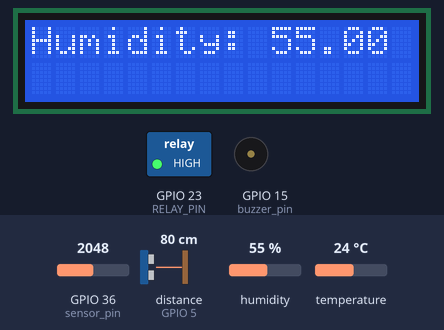
A sketch run on a simulated ESP32. Parts: 16×2 character LCD, switched loads named in the sketch (green lamp = pin HIGH), buzzer (waves = sounding, pin HIGH). Wiring (inferred from the names in the program): ultrasonic range finder: trigger GPIO 2; echo GPIO 5. Inputs (shaded band) come from the test bench; at power-on: GPIO 36 (sensor_pin) = 2048, distance to the obstacle (sensor on GPIO 5) 80 cm, humidity 55 %, temperature 24 °C. The echo pulse lasts 58.3 µs per cm; WiFi joins after 1.5 s; servers stay silent unless stated; pins used as bus, display or sensor lines are not drawn; what the sketch prints to the serial monitor is not drawn.

Above: at 5.1 s.
5.2 s: GPIO 36 (sensor_pin) set to 3205
12.4 s: GPIO 36 (sensor_pin) set to 3348
At 19.7 s:
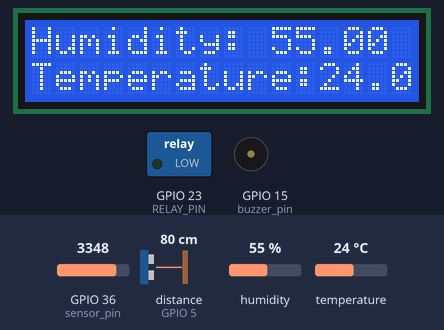
22.5 s: distance to the obstacle (sensor on GPIO 5) set to 11 cm
At 27.0 s:
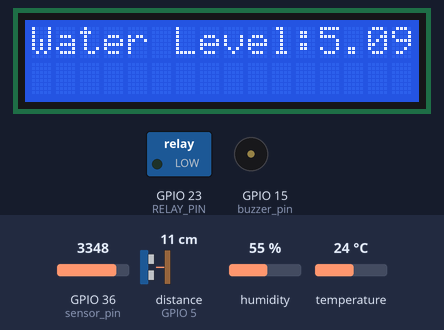
36.2 s: distance to the obstacle (sensor on GPIO 5) set to 8 cm
At 42.6 s:
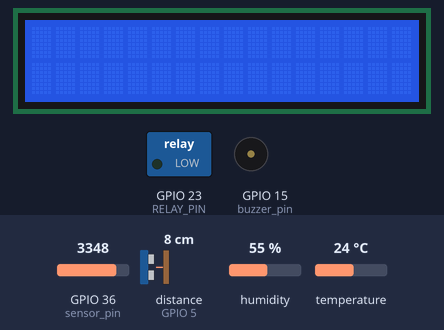
46.7 s: humidity set to 22 %
At 49.1 s:
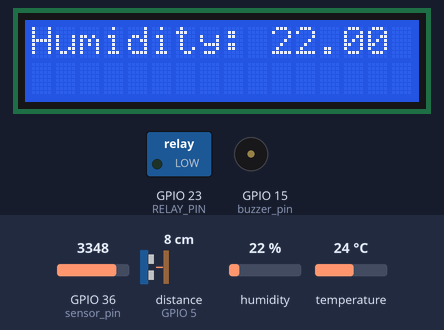
53.4 s: temperature set to 12 °C
At 60.3 s:
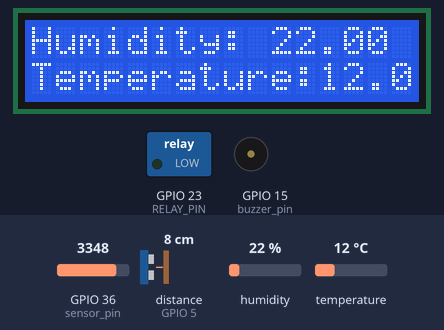
Timing chart, 0 to 61.8 s (numbered marks = the images above; inputs shaded):
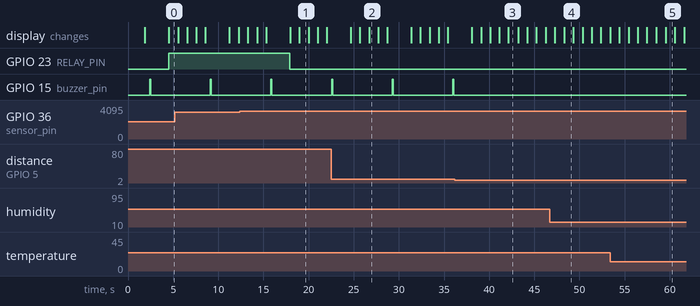

Measured:
- the behaviour switches between 3276 and 3277 on GPIO 36 (sensor_pin) (found by bisection; images 0 and 1)
- the behaviour switches between 10 and 9 cm on distance to the obstacle (sensor on GPIO 5) (found by bisection; images 2 and 3)
- after the input at 12.4 s, GPIO 23 (RELAY_PIN): HIGH → LOW after 5.5 s
- after the input at 36.2 s, GPIO 15 (buzzer_pin): stays LOW (without the input it goes to HIGH after 6.5 s)
- by itself, GPIO 15 (buzzer_pin): alternates HIGH for 0.10 s and LOW for 6.6 s
- what the display in image 1 shows lasts 1.0 s, from 19.0 s to 20.0 s
- what the display in image 3 shows lasts 1.1 s, from 42.1 s to 43.2 s

The sketch:

final_copy_blynk.ino
```cpp
#include "DHT.h"                 // Including the DHT library for DHT sensors
#include <LiquidCrystal_I2C.h>   // Including LCD library
#include <WiFi.h>                // Including the WiFi library
#include <WiFiClient.h>          // Including the WiFiClient library
#include <BlynkSimpleEsp32.h>    // Including the Blynk library for ESP32

// Blynk authentication and template information
#define BLYNK_TEMPLATE_ID "TMPL6aVrGgj9f"
#define BLYNK_TEMPLATE_NAME "Farm"
#define AUTH_TOKEN "L1aLQCpWmfBt2e1MwDXd4segilyGDdTE"

// Constants for calculations
#define SOUND_SPEED 0.034

// Pin definitions
#define DHTPIN 4
#define DHTTYPE DHT11
#define RELAY_PIN 23
#define MOISTURE_PIN 36

// WiFi credentials
char ssid[] = "Joe Mama";
char pass[] = "houa8855";

// Initialize DHT sensor
DHT dht(DHTPIN, DHTTYPE);

// Pin connections
int trigger_pin = 2;
int echo_pin = 5;
int buzzer_pin = 15;
int lcdColumns = 16;
int lcdRows = 2;
long duration;
float distance;
float water_level;
int moisture, sensor_analog;
const int sensor_pin = A0;  /* Soil moisture sensor O/P pin */

// Initialize LCD
LiquidCrystal_I2C lcd(0x27, lcdColumns, lcdRows);

void setup() {
  // Initialize serial communication
  Serial.begin(9600);

  // Connect to Blynk server
  Blynk.begin(AUTH_TOKEN, ssid, pass);

  // Initialize pin modes
  pinMode(trigger_pin, OUTPUT);
  pinMode(echo_pin, INPUT);
  pinMode(buzzer_pin, OUTPUT);
  pinMode(RELAY_PIN, OUTPUT);

  // Initialize DHT sensor
  Serial.println(F("DHTxx test!"));
  dht.begin();

  // Initialize LCD
  lcd.init();
  lcd.backlight(); // Turn on LCD backlight
}

void loop() {
  // Run Blynk
  Blynk.run();

  // Wait a few seconds between measurements
  delay(500);

  // Read temperature and humidity from DHT sensor
  float humidity = dht.readHumidity();
  float temperature = dht.readTemperature();

  // Check if DHT readings are valid
  if (isnan(humidity) || isnan(temperature)) {
    Serial.println(F("Failed to read from DHT sensor!"));
    return;
  }

  // Print humidity and temperature readings
  Serial.print("Current Humidity: ");
  Serial.print(humidity);
  Serial.print("%  Current Temperature: ");
  Serial.print(temperature);
  Serial.println("°C ");

  // Send humidity and temperature readings to Blynk
  Blynk.virtualWrite(V0, humidity);
  Blynk.virtualWrite(V2, temperature);

  // Ultrasonic sensor measurements
  digitalWrite(trigger_pin, HIGH);
  delayMicroseconds(10);
  digitalWrite(trigger_pin, LOW);
  duration = pulseIn(echo_pin, HIGH);
  distance = duration * SOUND_SPEED / 2;
  water_level = 16 - distance;

  // Check water level and send data to Blynk
  if (water_level <= 7) {
    Serial.print("Water level: ");
    Serial.print(water_level);
    Serial.println("cm");
    Blynk.virtualWrite(V1, water_level);
    digitalWrite(buzzer_pin, HIGH);
    delay(100);
    digitalWrite(buzzer_pin, LOW);
    delay(1000);
    Serial.println("Warning! Low Water Level!");
    delay(1000);
  } else if (water_level >= 27) {
    Serial.print("Water level: ");
    Serial.print(water_level);
    Serial.println("cm");
    Blynk.virtualWrite(V1, water_level);
    digitalWrite(buzzer_pin, HIGH);
    delay(100);
    digitalWrite(buzzer_pin, LOW);
    delay(1000);
    Serial.println("Warning! High Water Level!");
    delay(1000);
  } else {
    Serial.print("Water level: ");
    Serial.print(water_level);
    Serial.println("cm");
    Blynk.virtualWrite(V1, water_level);
    digitalWrite(buzzer_pin, LOW);
    delay(500);
  }

  // Soil moisture sensor measurements
  sensor_analog = analogRead(sensor_pin);
  moisture = (100 - ((sensor_analog / 4095.00) * 100));
  Serial.print("Moisture = ");
  Serial.print(moisture);
  Serial.println("%");
  Blynk.virtualWrite(V3, moisture);

  // Control the relay based on soil moisture level
  if (moisture < 20) {
    digitalWrite(RELAY_PIN, LOW);
    Blynk.virtualWrite(V4, HIGH);
    Serial.println("The soil moisture is Low => activate the pump");
  } else {
    digitalWrite(RELAY_PIN, HIGH);
    Blynk.virtualWrite(V4, LOW);
    Serial.println("The soil moisture is High => deactivate pump");
  }

  // Display readings on LCD
  lcd.setCursor(0, 0);
  lcd.print("Humidity: ");
  lcd.print(humidity);
  delay(1000);
  lcd.setCursor(0, 1);
  lcd.print("Temperature:");
  lcd.print(temperature);
  delay(1000);
  lcd.clear();

  lcd.setCursor(0, 0);
  lcd.print("Water Level:");
  lcd.print(water_level);
  lcd.print("cm");
  delay(1000);
  lcd.setCursor(0, 1);
  lcd.print("Soil Moisture:");
  lcd.print(moisture);
  lcd.print("%");
  delay(1000);
  lcd.clear();
}
```
